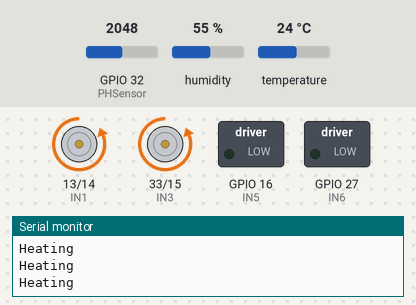
The sketch below on a simulated ESP32. Shown: motor-driver pin pairs drawn as motors (green arrow = first pin HIGH = forward, orange = second pin HIGH = backward, longer = more drive), switched loads named in the sketch (green lamp = pin HIGH), the last lines printed to the serial monitor. The test bench sets the inputs (shaded band); at power-on: temperature 24 °C, GPIO 32 (PHSensor) = 2048, humidity 55 %. WiFi joins after 1.5 s; servers stay silent unless stated; pins used as bus, display or sensor lines are not drawn.

Above: at 11.2 s.
11.3 s: temperature set to 28 °C
At 12.7 s:
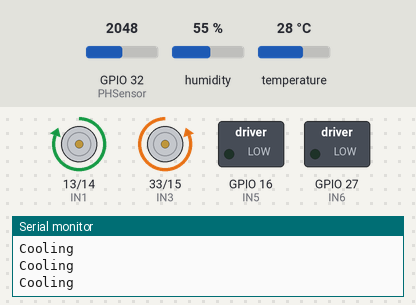
13.6 s: temperature set to 12 °C
At 15.3 s:
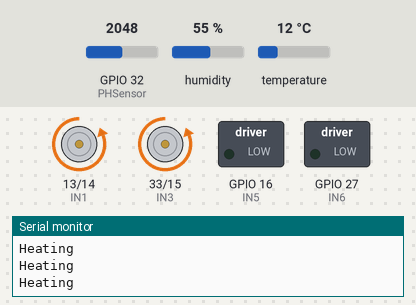
15.6 s: temperature set to 33 °C
At 17.0 s:
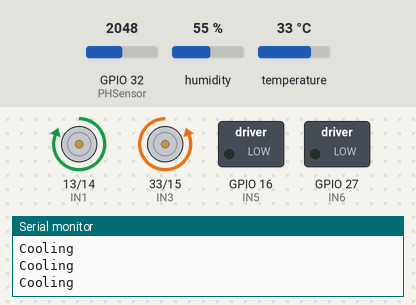
Timing chart, 0 to 18.6 s (numbered marks = the images above; inputs shaded):
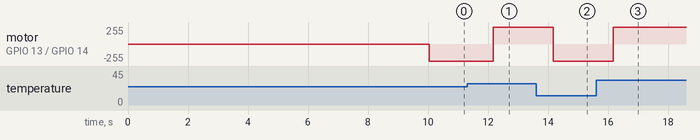

Measured:
- after the input at 11.3 s, motor on GPIO 13 (IN1) / GPIO 14 (IN2): backward 255/255 → forward 255/255 after 0.88 s
- after the input at 13.6 s, motor on GPIO 13 (IN1) / GPIO 14 (IN2): forward 255/255 → backward 255/255 after 0.58 s
- after the input at 15.6 s, motor on GPIO 13 (IN1) / GPIO 14 (IN2): backward 255/255 → forward 255/255 after 0.58 s

The sketch:

sprout.ino
```cpp
#include <WiFi.h>
#include "include/WebServerHandler.h"

float desiredTemperature = 25;
bool shouldPumpWater = false;
bool shouldLight = false;

SensorPointers sensorPtrs = {
    &temperature,
    &humidity,
    &phValue
};

temperaturePointers temperaturePtrs  = {
    &desiredTemperature,
    &temperature
};

const char *ssid = "honor";
const char *password = "";

void setup() {
    Serial.begin(9600);
    WiFi.begin(ssid, password);

    while (WiFi.status() != WL_CONNECTED) {
        delay(10000);
        Serial.println("Connecting to WiFi...");
    }

    Serial.println("Connected to WiFi");

    Serial.print("ESP32 IP Address: ");
    Serial.println(WiFi.localIP());

    setupWebServer();

    initializeMotorDriver();
    fanOn();

    xTaskCreate(ReadDHT_Task, "DHT11", 4096, NULL, 1, NULL);
    xTaskCreate(ReadPH_Task, "PH", 4096, NULL, 1, NULL);
    xTaskCreate(temperatureControl, "MotorDriver", 4096, &temperaturePtrs, 1, NULL);
}

void loop() {
    server.handleClient();
}
```

SensorDHT.h
```cpp
#ifndef SENSOR_DHT_H
#define SENSOR_DHT_H

#include <Arduino.h>
#include <freertos/FreeRTOS.h>
#include <freertos/task.h>
#include "DHT.h"
#include "MotorDriver.h"

#define DHTPIN 26
#define DHTTYPE DHT11

extern float humidity;
extern float temperature;

void ReadDHT_Task(void *pvParameters);

#endif
```

SensorPH.h
```cpp
#ifndef SENSOR_PH_H
#define SENSOR_PH_H

#include <Arduino.h>
#include <freertos/FreeRTOS.h>
#include <freertos/task.h>

//https://adiy.in/shop/ph-sensor-module-with-ph-probe/?srsltid=AfmBOoqSywxQt5d4BLzf7yZyjeVPPq1E3dZPVNfRSS9YeZorFWx3eKjU
#define PHSensor 32

extern float phValue;

void ReadPH_Task(void *pvParameters);

#endif
```

WebServerHandler.h
```cpp
#ifndef WEBSERVERHANDLER_H
#define WEBSERVERHANDLER_H

#include <WebServer.h>
#include <ArduinoJson.h>
#include "SensorPH.h"
#include "MotorDriver.h"

extern WebServer server;
extern float desiredTemperature;
extern bool shouldPumpWater;
extern bool shouldLight;

typedef struct {
    float* temperature;
    float* humidity;
    float* phValue;
} SensorPointers;

void sensorPostHandler();
void handleSensorData();
void setupWebServer();

#endif
```

SensorDHT.cpp
```cpp
#include "../include/SensorDHT.h"

DHT dht(DHTPIN, DHTTYPE);

float temperature = 0;
float humidity = 0;

void ReadDHT_Task(void *pvParameters) {
  dht.begin();
  Serial.begin(115200);

  while (1) {
    temperature = dht.readTemperature();
    humidity = dht.readHumidity();

    if (isnan(temperature) || isnan(humidity)) {
      Serial.println("Failed to read from DHT sensor!");
    } else {
      Serial.print("Temperature: ");
      Serial.print(temperature);
      Serial.print(" °C, Humidity: ");
      Serial.print(humidity);
      Serial.println(" %");
    }
    vTaskDelay(pdMS_TO_TICKS(2000));
  }
}
```

SensorPH.cpp
```cpp
#include "../include/SensorPH.h"

unsigned long int avgValue;
int buf[10];
int temp;
float phValue = 0.0;

void ReadPH_Task(void *pvParameters) {
  pinMode(PHSensor, OUTPUT);
  Serial.begin(115200);

  while (1) {
      for(int i=0;i<10;i++){
          buf[i]=analogRead(PHSensor);
          delay(10);
      }
      for(int i=0;i<9;i++){
          for(int j=i+1;j<10;j++){
            if(buf[i]>buf[j]){
                temp=buf[i];
                buf[i]=buf[j];
                buf[j]=temp;
            }
          }
      }
      avgValue = 0;
      for (int i = 2; i < 8; i++) {
          avgValue += buf[i];
      }

      phValue = (float)avgValue * 5.0 / 4096 / 6;
      phValue = 3.5 * phValue;

      Serial.print("pH: ");
      Serial.println(phValue, 2);

      digitalWrite(PHSensor, HIGH);
      delay(800);
      digitalWrite(PHSensor, LOW);

      vTaskDelay(pdMS_TO_TICKS(2000));
  }
}
```

WebServerHandler.cpp
```cpp
#include "../include/WebServerHandler.h"

WebServer server(80);

void handleSensorData() {
    JsonDocument data;
    data["temperature"] = temperature;
    data["humidity"] = humidity;
    data["ph"] = phValue;
    data["desiredTemp"] = desiredTemperature;
    data["pumpStatus"] = shouldPumpWater;
    data["lightStatus"] = shouldLight;

    String response;
    serializeJson(data, response);

    server.send(200, "application/json", response);
}

void sensorPostHandler() {
    if (server.hasArg("plain")) {
        JsonDocument doc;
        DeserializationError error = deserializeJson(doc, server.arg("plain"));

        if (error) {
            server.send(400, "application/json", "{\"error\":\"Invalid JSON\"}");
            return;
        }

        if (doc.containsKey("desiredTemp")) {
            desiredTemperature = doc["desiredTemp"];
            Serial.print("New desired temperature set: ");
            Serial.println(desiredTemperature);
        }

        if (doc.containsKey("LEDStatus")) {
            shouldLight = doc["LEDStatus"];
            Serial.print("LED command: ");
            Serial.println(shouldLight ? "ON" : "OFF");
            if (shouldLight) LedOn(); else LedOff();
        }

        if (doc.containsKey("pumpStatus")) {
            shouldPumpWater = doc["pumpStatus"];
            Serial.print("Water pump command: ");
            Serial.println(shouldPumpWater ? "ON" : "OFF");
            if (shouldPumpWater) {
                pumpWater();
                vTaskDelay(pdMS_TO_TICKS(5000));
            }
        }

        server.send(200, "application/json", "{\"status\":\"ok\"}");
    } else {
        server.send(400, "application/json", "{\"error\":\"No body received\"}");
    }
}

void setupWebServer() {
    server.on("/sensor", HTTP_POST, sensorPostHandler);
    server.on("/sensor", HTTP_GET, handleSensorData);
    server.begin();
}
```

MotorDriver.h
```cpp
#ifndef MOTOR_DRIVER_H
#define MOTOR_DRIVER_H

#include <Arduino.h>
#include <freertos/FreeRTOS.h>
#include <freertos/task.h>
#include "SensorDHT.h"

#define IN1   13
#define IN2   14
#define IN3   33
#define IN4   15
#define IN5   16
#define IN6   27
#define IN7   4
#define IN8   18

typedef struct {
    float* desiredTemperature;
    float* currentTemperature;
} temperaturePointers;

void initializeMotorDriver();
void peltierCooling();
void peltierHeating();
void peltierOff();
void fanOn();
void temperatureControl(void *pvParameters);
void pumpOn();
void pumpOff();
void pumpWater();
void LedOn();
void LedOff();

#endif
```

MotorDriver.cpp
```cpp
#include "../include/MotorDriver.h"

void initializeMotorDriver() {
    pinMode(IN1, OUTPUT);
    pinMode(IN2, OUTPUT);
    pinMode(IN3, OUTPUT);
    pinMode(IN4, OUTPUT);
    pinMode(IN5, OUTPUT);
    pinMode(IN6, OUTPUT);

    digitalWrite(IN1, LOW);
    digitalWrite(IN2, LOW);
    digitalWrite(IN3, LOW);
    digitalWrite(IN4, LOW);
    digitalWrite(IN5, LOW);
    digitalWrite(IN6, LOW);
    digitalWrite(IN7, LOW);
    digitalWrite(IN8, LOW);
}

void peltierCooling() {
    digitalWrite(IN1, HIGH);
    digitalWrite(IN2, LOW);
}

void peltierHeating() {
    digitalWrite(IN1, LOW);
    digitalWrite(IN2, HIGH);
}

void peltierOff() {
    digitalWrite(IN1, LOW);
    digitalWrite(IN2, LOW);
}

void fanOn() {
    digitalWrite(IN3, LOW);
    digitalWrite(IN4, HIGH);
}

void temperatureControl(void* pvParameters) {
    temperaturePointers* temperature = (temperaturePointers*)pvParameters;

    while (1) {
        float* currentTemp = temperature ? temperature->currentTemperature : nullptr;
        float* desiredTemp = temperature ? temperature->desiredTemperature : nullptr;

        if (!currentTemp || !desiredTemp) {
            Serial.println("Temperature pointers not set");
            vTaskDelay(1000 / portTICK_PERIOD_MS);
            continue;
        }

        if (*currentTemp - 0.5 > *desiredTemp) {
            peltierCooling();
            Serial.println("Cooling");
        } else if (*currentTemp + 0.5 < *desiredTemp) {
            peltierHeating();
            Serial.println("Heating");
        } else {
            peltierOff();
            Serial.println("Off");
        }

        vTaskDelay(100 / portTICK_PERIOD_MS);
    }
}

void pumpOn() {
    digitalWrite(IN5, HIGH);
    digitalWrite(IN6, LOW);
}

void pumpOff() {
    digitalWrite(IN5, LOW);
    digitalWrite(IN6, LOW);
}

void pumpWater() {
  Serial.println("Turning ON Pump");
  pumpOn();

  vTaskDelay(pdMS_TO_TICKS(2000));

  Serial.println("Turning OFF Pump");
  pumpOff();
}

void LedOn() {
    digitalWrite(IN7, LOW);
    digitalWrite(IN8, HIGH);
}

void LedOff() {
    digitalWrite(IN7, LOW);
    digitalWrite(IN8, LOW);
}
```
